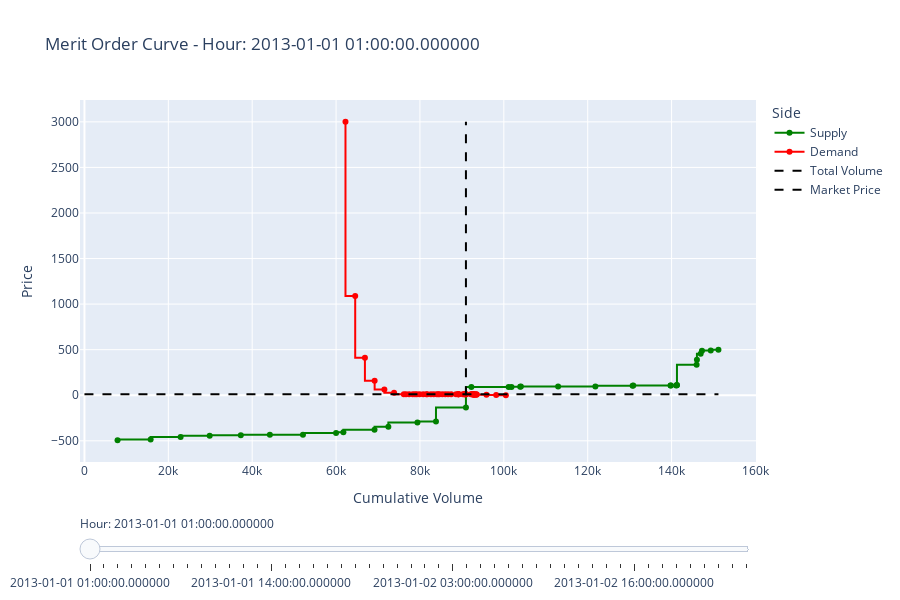

The notebook cell saved with this chart:
### Code cell
hours = sorted(market_orders["start_time"].unique())[:48]
fig = go.Figure()

for i, hour in enumerate(hours):
    df_hour = market_orders[market_orders["start_time"] == hour]
    supply = df_hour[df_hour["volume"] > 0].copy()
    demand = df_hour[df_hour["volume"] < 0].copy()

    supply_sorted = supply.sort_values("bid_price")
    demand_sorted = demand.sort_values("bid_price", ascending=False)

    supply_sorted["cum_volume"] = supply_sorted["volume"].cumsum()
    demand_sorted["cum_volume"] = demand_sorted["volume"].cumsum() * -1

    # overall volume
    total_volume = demand_sorted["accepted_volume"].sum() * -1
    # market price
    market_price = supply_sorted["accepted_price"].iloc[0]


    # chekc that accepted price is the same for all supply
    assert np.all(
        np.isclose(supply_sorted["accepted_price"], market_price)
        | np.isclose(supply_sorted["accepted_price"], 0)
    ), f"Accepted prices differ in hour {hour}, wrong!"

    # Supply trace
    fig.add_trace(
        go.Scatter(
            x=supply_sorted["cum_volume"],
            y=supply_sorted["bid_price"],
            mode="lines+markers",
            name="Supply",
            marker=dict(color="green"),
            visible=(i == 0),
            line_shape="vh",
        )
    )
    # Demand trace
    fig.add_trace(
        go.Scatter(
            x=demand_sorted["cum_volume"],
            y=demand_sorted["bid_price"],
            mode="lines+markers",
            name="Demand",
            marker=dict(color="red"),
            visible=(i == 0),
            line_shape="vh",
        )
    )

    # plot vertical line for total_volume and horizontal line for market price
    fig.add_trace(
        go.Scatter(
            x=[total_volume, total_volume],
            y=[0, demand["bid_price"].max()],
            mode="lines",
            line=dict(color="black", dash="dash"),
            name="Total Volume",
            visible=(i == 0),
        )
    )
    fig.add_trace(
        go.Scatter(
            x=[0, supply_sorted["volume"].sum()],
            y=[market_price, market_price],
            mode="lines",
            line=dict(color="black", dash="dash"),
            name="Market Price",
            visible=(i == 0),
        )
    )

# Create slider steps
steps = []
for i, hour in enumerate(hours):
    step = dict(
        method="update",
        args=[
            {"visible": [False] * len(fig.data)},
            {"title": f"Merit Order Curve - Hour: {hour}"},
        ],
        label=str(hour),
    )
    # Correctly set all four traces for this hour to visible
    step["args"][0]["visible"][4 * i] = True  # Supply
    step["args"][0]["visible"][4 * i + 1] = True  # Demand
    step["args"][0]["visible"][4 * i + 2] = True  # Vertical line
    step["args"][0]["visible"][4 * i + 3] = True  # Horizontal line
    steps.append(step)

sliders = [
    dict(active=0, currentvalue={"prefix": "Hour: "}, pad={"t": 50}, steps=steps)
]

fig.update_layout(
    sliders=sliders,
    xaxis_title="Cumulative Volume",
    yaxis_title="Price",
    title=f"Merit Order Curve - Hour: {hours[0]}",
    legend_title="Side",
    height=600,
)

fig.show()
